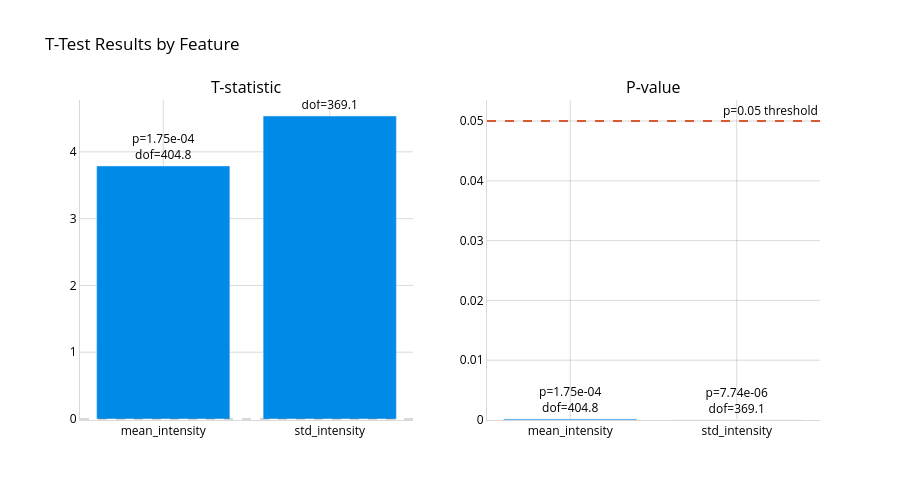

This figure's notebook cell:
### Markdown cell above
## Statistical Tests Visualization

Parses the T-test responses and plots t-statistics and p-values for each tested feature. Bars are colored blue where the result is statistically significant (p < 0.05) and gray otherwise. A red dashed line marks the 0.05 significance threshold on the p-value chart.

### Code cell
metrics = ['mean_intensity', 'std_intensity']
responses = [mean_t_test_response, std_t_test_response]

stats = [abs(r.output['t_test']['statistic']) for r in responses]
p_values = [r.output['t_test']['p_value'] for r in responses]
dofs = [r.output['t_test']['dof'] for r in responses]

sig_colors = [RHINO_SKY if p < 0.05 else RHINO_GREY for p in p_values]
annotations = [f"p={p:.2e}<br>dof={d:.1f}" for p, d in zip(p_values, dofs)]

fig = make_subplots(rows=1, cols=2, subplot_titles=("T-statistic", "P-value"))

fig.add_trace(go.Bar(x=metrics, y=stats, marker_color=sig_colors, text=annotations, textposition="outside", showlegend=False), row=1, col=1)
fig.add_hline(y=0, line_dash="dash", line_color=_GRID_COLOR, row=1, col=1)

fig.add_trace(go.Bar(x=metrics, y=p_values, marker_color=sig_colors, text=annotations, textposition="outside", showlegend=False), row=1, col=2)
fig.add_hline(y=0.05, line_dash="dash", line_color=RHINO_AMBER, annotation_text="p=0.05 threshold", row=1, col=2)

fig.update_xaxes(gridcolor=_GRID_COLOR, linecolor=_GRID_COLOR)
fig.update_yaxes(gridcolor=_GRID_COLOR, linecolor=_GRID_COLOR)
fig.update_layout(
    title_text="T-Test Results by Feature",
    height=500, width=900,
    **_TRANSPARENT,
)
fig.show()

### Figure 1 — Plotly figure (JSON) as saved in the notebook; plotly's stock layout.template omitted (floating-point values rounded to 4 significant figures)
{"data": [{"marker": {"color": ["#008AE8", "#008AE8"]}, "showlegend": false, "text": ["p=1.75e-04<br>dof=404.8", "p=7.74e-06<br>dof=369.1"], "textposition": "outside", "type": "bar", "x": ["mean_intensity", "std_intensity"], "xaxis": "x", "y": [3.788, 4.537], "yaxis": "y"}, {"marker": {"color": ["#008AE8", "#008AE8"]}, "showlegend": false, "text": ["p=1.75e-04<br>dof=404.8", "p=7.74e-06<br>dof=369.1"], "textposition": "outside", "type": "bar", "x": ["mean_intensity", "std_intensity"], "xaxis": "x2", "y": [0.0001748, 7.744e-06], "yaxis": "y2"}], "layout": {"annotations": [{"font": {"size": 16}, "showarrow": false, "text": "T-statistic", "x": 0.225, "xanchor": "center", "xref": "paper", "y": 1, "yanchor": "bottom", "yref": "paper"}, {"font": {"size": 16}, "showarrow": false, "text": "P-value", "x": 0.775, "xanchor": "center", "xref": "paper", "y": 1, "yanchor": "bottom", "yref": "paper"}, {"showarrow": false, "text": "p=0.05 threshold", "x": 1, "xanchor": "right", "xref": "x2 domain", "y": 0.05, "yanchor": "bottom", "yref": "y2"}], "font": {"color": "black"}, "height": 500, "paper_bgcolor": "rgba(0,0,0,0)", "plot_bgcolor": "rgba(0,0,0,0)", "shapes": [{"line": {"color": "rgba(0,0,0,0.15)", "dash": "dash"}, "type": "line", "x0": 0, "x1": 1, "xref": "x domain", "y0": 0, "y1": 0, "yref": "y"}, {"line": {"color": "#D85A30", "dash": "dash"}, "type": "line", "x0": 0, "x1": 1, "xref": "x2 domain", "y0": 0.05, "y1": 0.05, "yref": "y2"}], "title": {"text": "T-Test Results by Feature"}, "width": 900, "xaxis": {"anchor": "y", "domain": [0, 0.45], "gridcolor": "rgba(0,0,0,0.15)", "linecolor": "rgba(0,0,0,0.15)"}, "xaxis2": {"anchor": "y2", "domain": [0.55, 1], "gridcolor": "rgba(0,0,0,0.15)", "linecolor": "rgba(0,0,0,0.15)"}, "yaxis": {"anchor": "x", "domain": [0, 1], "gridcolor": "rgba(0,0,0,0.15)", "linecolor": "rgba(0,0,0,0.15)"}, "yaxis2": {"anchor": "x2", "domain": [0, 1], "gridcolor": "rgba(0,0,0,0.15)", "linecolor": "rgba(0,0,0,0.15)"}}}
